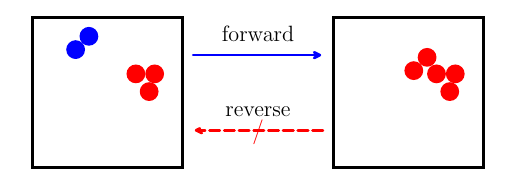

This figure's Python source:

import numpy as np
import matplotlib.pyplot as plt
import matplotlib
from matplotlib import rc
rc('font', **{'family': 'serif', 'serif': ['Computer Modern']})
rc('text', usetex=True)

shift = -4
plt.gca().add_patch(plt.Rectangle(xy=(-2+shift, -2), width=4, height=4, fc='none', ec='black', lw=2))
plt.gca().add_patch(plt.Circle((-0.5+shift, 1.5),0.25, fc='blue'))
plt.gca().add_patch(plt.Circle((-0.5-np.sqrt(2)/4+shift, 1.5-np.sqrt(2)/4),0.25, fc='blue'))
plt.gca().add_patch(plt.Circle((0.75+shift+1/2, 0.5),0.25, fc='red'))
plt.gca().add_patch(plt.Circle((0.75+shift+np.sqrt(2)/4, 0.5-np.sqrt(2)/3),0.25, fc='red'))
plt.gca().add_patch(plt.Circle((0.75+shift, 0.5),0.25, fc='red'))

plt.gca().annotate("", xy=(-1.8, 1), xytext=(1.8, 1), arrowprops=dict(arrowstyle="<-", lw=2, color='blue'))
plt.text(0, 1.5, 'forward', horizontalalignment='center', verticalalignment='center', fontsize=16)
plt.gca().annotate("", xy=(-1.8, -1), xytext=(1.8, -1), arrowprops=dict(arrowstyle="->", lw=2, color='red', linestyle='dashed'))
plt.text(0, -1.065, '/', horizontalalignment='center', verticalalignment='center', fontsize=18, color='red')
plt.text(0, -0.5, 'reverse', horizontalalignment='center', verticalalignment='center', fontsize=16)

shift = 4
mvx=1
mvy=-0.56
plt.gca().add_patch(plt.Rectangle(xy=(-2+shift, -2), width=4, height=4, fc='none', ec='black', lw=2))
plt.gca().add_patch(plt.Circle((-0.5+shift+mvx, 1.5+mvy),0.25, fc='red'))
plt.gca().add_patch(plt.Circle((-0.5-np.sqrt(2)/4+shift+mvx, 1.5-np.sqrt(2)/4+mvy),0.25, fc='red'))
plt.gca().add_patch(plt.Circle((0.75+shift+1/2, 0.5),0.25, fc='red'))
plt.gca().add_patch(plt.Circle((0.75+shift+np.sqrt(2)/4, 0.5-np.sqrt(2)/3),0.25, fc='red'))
plt.gca().add_patch(plt.Circle((0.75+shift, 0.5),0.25, fc='red'))


plt.axis('scaled')
plt.axis('off')
#plt.show()
plt.savefig('cluster.png', bbox_inches='tight', transparent=True, dpi=300)
